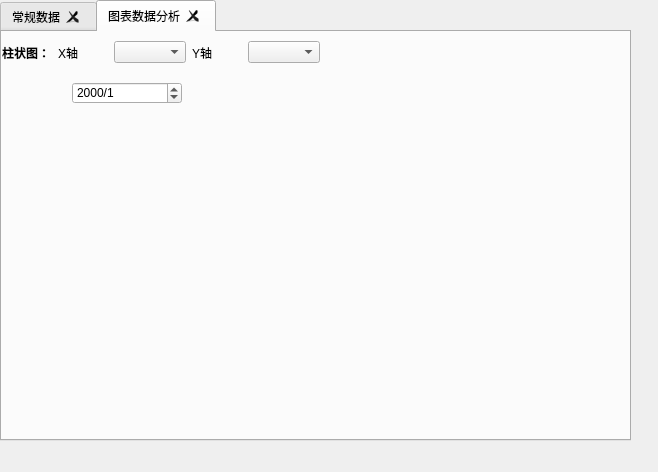
<?xml version="1.0" encoding="UTF-8"?>
<ui version="4.0">
 <class>Form</class>
 <widget class="QWidget" name="Form">
  <property name="geometry">
   <rect>
    <x>0</x>
    <y>0</y>
    <width>658</width>
    <height>472</height>
   </rect>
  </property>
  <property name="windowTitle">
   <string>Form</string>
  </property>
  <widget class="QTabWidget" name="tabWidget">
   <property name="geometry">
    <rect>
     <x>0</x>
     <y>0</y>
     <width>631</width>
     <height>441</height>
    </rect>
   </property>
   <property name="font">
    <font>
     <weight>50</weight>
     <bold>false</bold>
    </font>
   </property>
   <property name="tabPosition">
    <enum>QTabWidget::North</enum>
   </property>
   <property name="tabShape">
    <enum>QTabWidget::Rounded</enum>
   </property>
   <property name="currentIndex">
    <number>1</number>
   </property>
   <property name="documentMode">
    <bool>false</bool>
   </property>
   <property name="tabsClosable">
    <bool>true</bool>
   </property>
   <property name="movable">
    <bool>false</bool>
   </property>
   <widget class="QWidget" name="tab">
    <attribute name="title">
     <string>常规数据</string>
    </attribute>
    <widget class="QWidget" name="gridLayoutWidget">
     <property name="geometry">
      <rect>
       <x>0</x>
       <y>0</y>
       <width>381</width>
       <height>80</height>
      </rect>
     </property>
     <layout class="QGridLayout" name="gridLayout">
      <item row="0" column="0">
       <widget class="QLabel" name="label_4">
        <property name="text">
         <string>总支出：</string>
        </property>
       </widget>
      </item>
      <item row="1" column="0">
       <widget class="QLabel" name="label_5">
        <property name="text">
         <string>总人天：</string>
        </property>
       </widget>
      </item>
     </layout>
    </widget>
   </widget>
   <widget class="QWidget" name="tab_2">
    <attribute name="title">
     <string>图表数据分析</string>
    </attribute>
    <widget class="QWidget" name="horizontalLayoutWidget_3">
     <property name="geometry">
      <rect>
       <x>0</x>
       <y>0</y>
       <width>318</width>
       <height>41</height>
      </rect>
     </property>
     <layout class="QHBoxLayout" name="horizontalLayout_3">
      <item>
       <widget class="QLabel" name="label_3">
        <property name="font">
         <font>
          <weight>75</weight>
          <bold>true</bold>
         </font>
        </property>
        <property name="text">
         <string>柱状图：</string>
        </property>
        <property name="textFormat">
         <enum>Qt::AutoText</enum>
        </property>
       </widget>
      </item>
      <item>
       <widget class="QLabel" name="label_2">
        <property name="text">
         <string>X轴</string>
        </property>
       </widget>
      </item>
      <item>
       <widget class="QComboBox" name="comboBox_2"/>
      </item>
      <item>
       <widget class="QLabel" name="label">
        <property name="text">
         <string>Y轴</string>
        </property>
       </widget>
      </item>
      <item>
       <widget class="QComboBox" name="comboBox"/>
      </item>
     </layout>
    </widget>
    <widget class="QDateEdit" name="dateEdit">
     <property name="geometry">
      <rect>
       <x>70</x>
       <y>50</y>
       <width>110</width>
       <height>22</height>
      </rect>
     </property>
     <property name="displayFormat">
      <string>yyyy/M</string>
     </property>
    </widget>
   </widget>
  </widget>
 </widget>
 <resources/>
 <connections/>
</ui>
